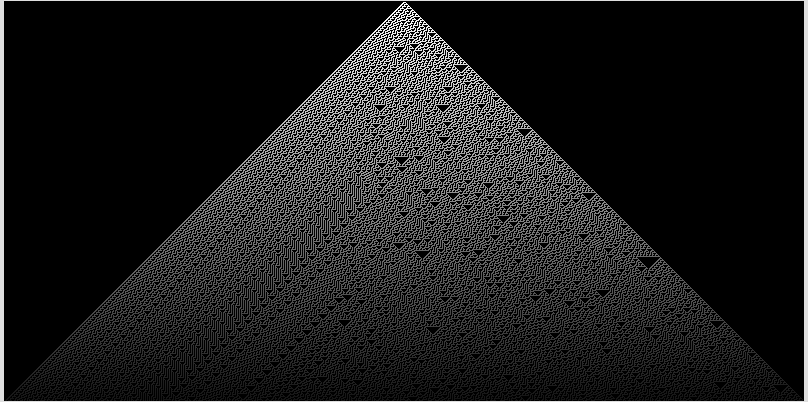
#> input picture bins/wpp.png, 808 x 402 px, found by its file name
$ python lastfollowers.py
#> lines starting #> are read from the running program, lines starting #| are printed output that depends on the picture
### app/twlogin.py

'''
Este Script hace el login con el API de Twitter
'''

from dotenv import load_dotenv
import os, tweepy

def login(path=''):
    load_dotenv(path+'.env')
    API_KEY = os.getenv('API_KEY')
    API_SECRET_KEY = os.getenv('API_SECRET_KEY')
    ACCESS_TOKEN = os.getenv('ACCESS_TOKEN')
    ACCESS_TOKEN_SECRET = os.getenv('ACCESS_TOKEN_SECRET')

    auth = tweepy.OAuthHandler(API_KEY,API_SECRET_KEY)
    auth.set_access_token(ACCESS_TOKEN,ACCESS_TOKEN_SECRET)

    print('autentificación - Twitter API')
    api = tweepy.API(auth)

    try:
        api.verify_credentials()
        print("Sesión iniciada")
        return api
    except:
        print("ERROR")
        return False


# [2 lines that do not run on import are left out]

### lastfollowers.py
'''
Este script recopila a los últimos 5 seguidores, descarga sus fotos de perfil, crea un banner
personalizado lo sube y actualiza
'''
from app.twlogin import login
from PIL import Image, ImageDraw, ImageFont
import os
from app.tools import blockclock

def banner(path):
   #creamos la imagen
   #banner de twitter sugiere estas medidas
#> called with path = '/home/ghost/twitterbot/'
   WIDTH = 1500
   HEIGHT = 500
   SIZE = (WIDTH, HEIGHT)
   fondo = (5,5,5)
   image = Image.new('RGB', SIZE, fondo)
#> image: PIL image 1500x500 RGB; every value is 5

   wpp  = Image.open(path+'bins/wpp.png')
#> wpp is the input picture: PIL image 808x402 RGB; min 0, max 255, mean 27.8
   pos = (650,170)
   image.paste(wpp, pos)
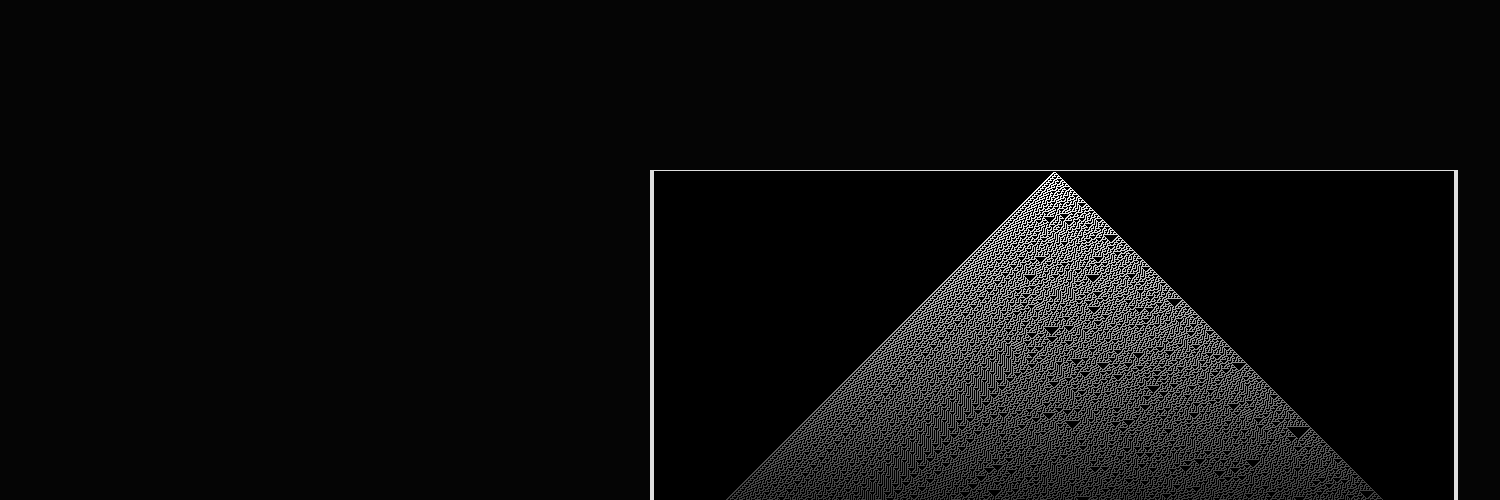
#> image: PIL image 1500x500 RGB; min 0, max 255, mean 13.5

   # Para el texto:

   #TITULO
   text_color = (250,250,250)
   TEXT_FONT_TYPE = (path+'bins/MonoLisaSimpson-Regular.ttf')
   TEXT_SIZE = 55
   TEXT_PADDING_HOR = 550
   TEXT_PADDING_VERT = 50
   IMG_TEXT = 'WELCOME!'
   draw = ImageDraw.Draw(image)
   font = ImageFont.truetype(TEXT_FONT_TYPE, TEXT_SIZE)
   offset_text = (TEXT_PADDING_HOR, TEXT_PADDING_VERT)
   draw.text(offset_text, IMG_TEXT, text_color, font=font)

   TEXT_SIZE = 30
   TEXT_PADDING_HOR = 45
   TEXT_PADDING_VERT = 130
   IMG_TEXT = 'A special thanks for my\n\nlast 5 followers, u rocks!'

   draw = ImageDraw.Draw(image)
   font = ImageFont.truetype(TEXT_FONT_TYPE, TEXT_SIZE)
   offset_text = (TEXT_PADDING_HOR, TEXT_PADDING_VERT)
   draw.text(offset_text, IMG_TEXT, text_color, font=font)

#Como vamos a añadir a los ultimos 5 usuarios
#Descargamos la imagen y nombre de los ultimos 5 followers para crear imagen
   api = login('/home/ghost/')
   user = api.get_user(screen_name='bitcoinr3')
   i=1
   for follower in user.followers()[:5]:
      target  = follower._json['profile_image_url']
      commando = 'wget -O '+path+follower._json['screen_name'][:]+'.jpg'+' '+target
      os.system(commando);
      im  = Image.open(path+follower._json['screen_name'][:]+'.jpg')
      im_pos = (i+40+i*30,190+i*50)
      image.paste(im, im_pos)
      TEXT_SIZE = 25
      IMG_TEXT = follower._json['screen_name'][:]
      draw = ImageDraw.Draw(image)
      font = ImageFont.truetype(TEXT_FONT_TYPE, TEXT_SIZE)
      offset_text = (i+100+i*30,200+i*50)
      i+=1
      draw.text(offset_text, IMG_TEXT, text_color, font=font)
      os.remove(path+follower._json['screen_name'][:]+'.jpg')


   image.save(path+'bins/out.png')
   api.update_profile_banner(path+'bins/out.png')
   os.remove(path+'bins/out.png')
#   tw_user = '₿itcoinR3search | in ⌚⛓️'+ blockclock()
#   api.update_profile(name=tw_user)


if __name__=='__main__':
   p1='/home/ghost/twitterbot/'
#> (the run stopped early here; a loop or call above may not have finished)
